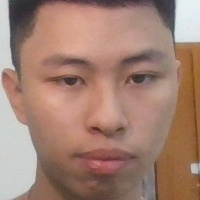
#> input picture dataset/Cuong/1.jpg, 200 x 200 px
$ python -i detector.py   (imports and definitions only)
#> lines starting #> are read from the running program, lines starting #| are printed output that depends on the picture
#> further down, picture is the input picture: shape (200, 200, 3); mean B, G, R 114.5, 128.5, 162.3
from __future__ import annotations

import cv2
import numpy as np

from config import (
    DETECTION_DOWNSCALE_WIDTH,
    DETECTION_MIN_NEIGHBORS,
    DETECTION_SCALE_FACTOR,
    MIN_FACE_SIZE,
)


class FaceDetector:
    def __init__(self) -> None:
        cascade_path = cv2.data.haarcascades + "haarcascade_frontalface_default.xml"
        self._cascade = cv2.CascadeClassifier(cascade_path)
        if self._cascade.empty():
            raise RuntimeError("Không tải được Haar face cascade")

    def detect(self, frame: np.ndarray) -> list[tuple[int, int, int, int]]:
        height, width = frame.shape[:2]
#> height = 200; width = 200

        # Chỉ downscale cho bước detect để tăng tốc Haar cascade.
        # Các bước sau (recognize, anti-spoof, liveness) vẫn nhận bbox
        # đã quy đổi lại về toạ độ ảnh gốc và luôn crop trên frame
        # full-res -> độ chính xác nhận diện/chống giả mạo không đổi.
        scale = 1.0
        search_frame = frame
        if DETECTION_DOWNSCALE_WIDTH and width > DETECTION_DOWNSCALE_WIDTH:
            scale = DETECTION_DOWNSCALE_WIDTH / float(width)
            new_size = (int(width * scale), int(height * scale))
            search_frame = cv2.resize(frame, new_size, interpolation=cv2.INTER_LINEAR)

        gray = cv2.cvtColor(search_frame, cv2.COLOR_BGR2GRAY)
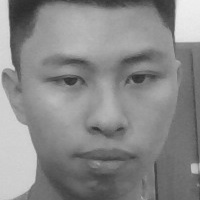
#> gray: shape (200, 200); min 43, max 240, mean 137

        min_size = (
            max(1, int(MIN_FACE_SIZE[0] * scale)),
            max(1, int(MIN_FACE_SIZE[1] * scale)),
        )

        faces = self._cascade.detectMultiScale(
            gray,
            scaleFactor=DETECTION_SCALE_FACTOR,
            minNeighbors=DETECTION_MIN_NEIGHBORS,
            minSize=min_size,
        )
#> faces = [[16, 11, 172, 172]]

        if scale != 1.0:
            faces = [
                (
                    int(x / scale),
                    int(y / scale),
                    int(w / scale),
                    int(h / scale),
                )
                for (x, y, w, h) in faces
            ]

        return [tuple(map(int, face)) for face in faces]

>>> import cv2
>>> picture = cv2.imread('dataset/Cuong/1.jpg')
>>> result = FaceDetector().detect(picture)
#> result = [(16, 11, 172, 172)]

$ run again, on dataset/Cuong/2.jpg
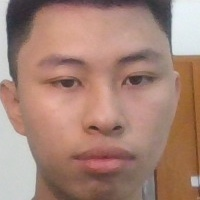
#> input picture dataset/Cuong/2.jpg, 200 x 200 px
#> picture is the input picture: shape (200, 200, 3); mean B, G, R 118.6, 131.6, 166
#> in detect, `gray = cv2.cvtColor(search_frame, cv2.COLOR_BGR2GRAY)`:
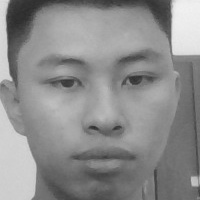
#> gray: shape (200, 200); min 44, max 241, mean 140.4
#> faces = [[15, 14, 171, 171]]
#> result = [(15, 14, 171, 171)]

$ run again, on dataset/Cuong/4.jpg
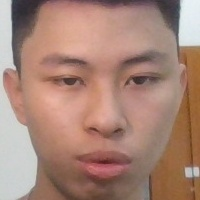
#> input picture dataset/Cuong/4.jpg, 200 x 200 px
#> picture is the input picture: shape (200, 200, 3); mean B, G, R 118.9, 132.7, 168
#> in detect, `gray = cv2.cvtColor(search_frame, cv2.COLOR_BGR2GRAY)`:
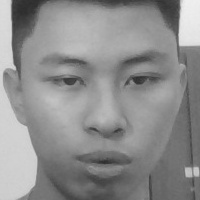
#> gray: shape (200, 200); min 45, max 239, mean 141.6
#> faces = [[16, 13, 172, 172]]
#> result = [(16, 13, 172, 172)]
